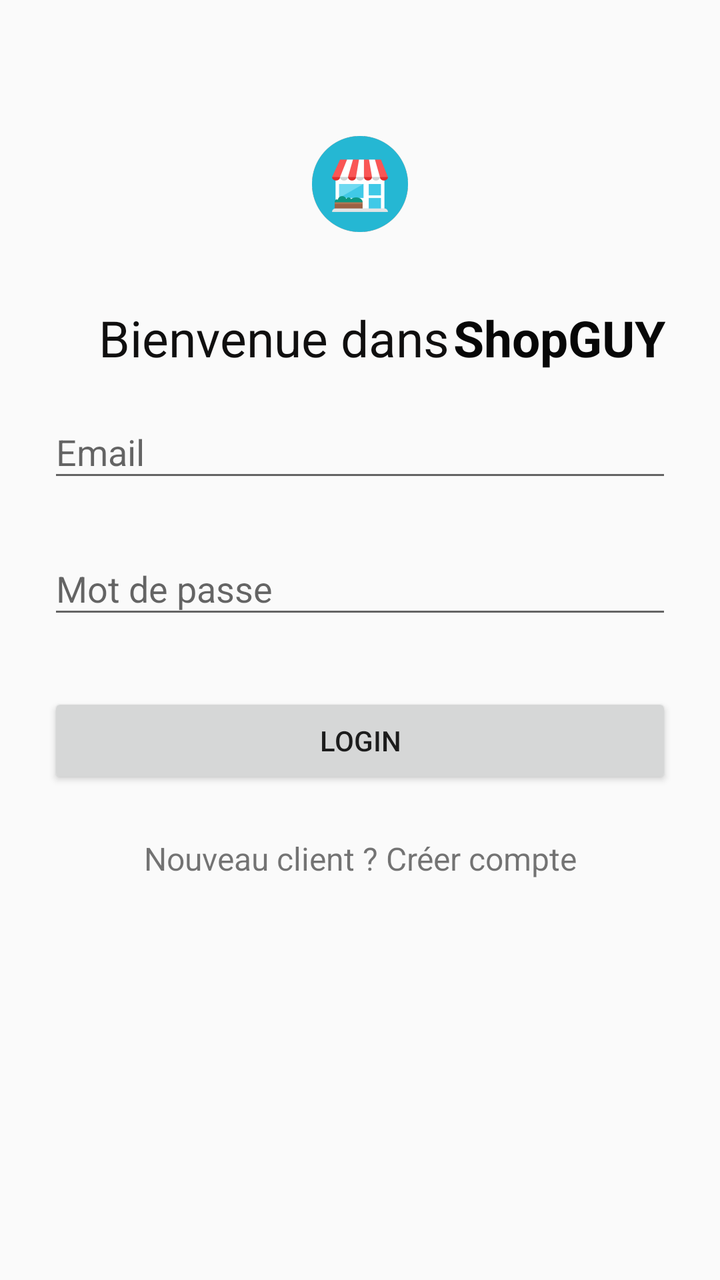
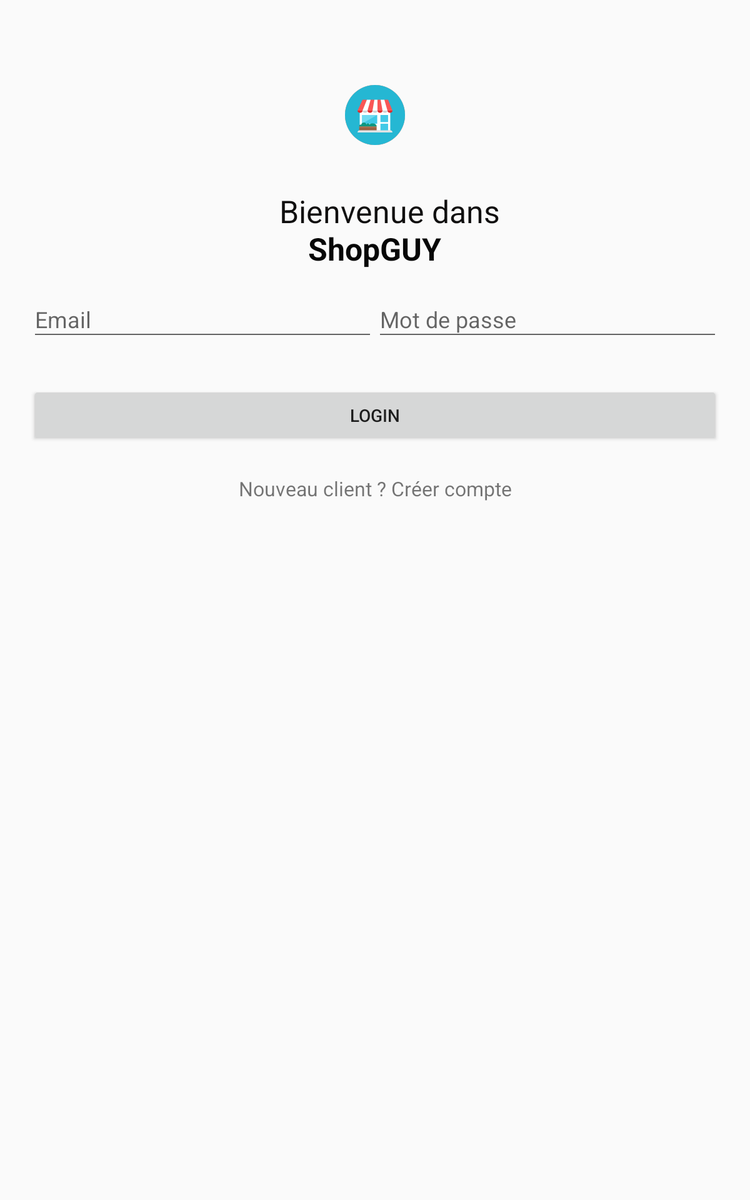

One screen, two layout resources from the same app: the default and the author's alternative for another configuration. Each is rendered where Android would select it; the XML of both is given below.
<!-- AndroidManifest.xml: activity theme AppTheme -->
<!-- res/layout/activity_login.xml -->
<?xml version="1.0" encoding="utf-8"?>

<ScrollView xmlns:android="http://schemas.android.com/apk/res/android"
    android:layout_width="fill_parent"
    android:layout_height="fill_parent"
    android:fitsSystemWindows="true">

    <LinearLayout
        android:layout_width="match_parent"
        android:layout_height="wrap_content"
        android:orientation="vertical"
        android:paddingLeft="24dp"
        android:paddingRight="24dp"
        android:paddingTop="56dp"
        android:weightSum="1">

        <ImageView
            android:layout_width="wrap_content"
            android:layout_height="72dp"
            android:layout_gravity="center_horizontal"
            android:layout_marginBottom="24dp"
            android:src="@mipmap/ic_launcher" />

        

        <LinearLayout
            android:orientation="horizontal"
            android:layout_width="match_parent"
            android:layout_height="match_parent"
            android:weightSum="1">

            <TextView
                android:layout_width="wrap_content"
                android:layout_height="wrap_content"
                android:text="    Bienvenue dans"
                android:id="@+id/textView4"
                android:height="30dp"
                android:textColor="#100f0f"
                android:textSize="25dp"
                android:layout_weight="0.41" />

            <TextView
                android:layout_width="wrap_content"
                android:layout_height="wrap_content"
                android:text="ShopGUY"
                android:id="@+id/textView5"
                android:textSize="25dp"
                android:textColor="#070707"
                android:textStyle="bold" />
        </LinearLayout>

        <android.support.design.widget.TextInputLayout
            android:layout_width="match_parent"
            android:layout_height="wrap_content"
            android:layout_marginBottom="8dp"
            android:layout_marginTop="8dp">

            <EditText
                android:id="@+id/input_email"
                android:layout_width="match_parent"
                android:layout_height="wrap_content"
                android:hint="Email"
                android:inputType="textEmailAddress" />
        </android.support.design.widget.TextInputLayout>

        
        <android.support.design.widget.TextInputLayout
            android:layout_width="match_parent"
            android:layout_height="wrap_content"
            android:layout_marginBottom="8dp"
            android:layout_marginTop="8dp">

            <EditText
                android:id="@+id/input_password"
                android:layout_width="match_parent"
                android:layout_height="wrap_content"
                android:hint="Mot de passe"
                android:inputType="textPassword" />
        </android.support.design.widget.TextInputLayout>

        <android.support.v7.widget.AppCompatButton
            android:id="@+id/btn_login"
            android:layout_width="fill_parent"
            android:layout_height="wrap_content"
            android:layout_marginBottom="24dp"
            android:layout_marginTop="24dp"
            android:padding="12dp"
            android:text="Login" />

        <TextView
            android:id="@+id/link_signup"
            android:layout_width="fill_parent"
            android:layout_height="wrap_content"
            android:layout_marginBottom="24dp"
            android:gravity="center"
            android:text="Nouveau client ? Créer compte"
            android:textSize="16dip" />

    </LinearLayout>
</ScrollView>
<!-- resources referenced by this layout -->
<resources>
  <!-- mipmap ic_launcher: png bitmap (mipmap-hdpi, 3818 bytes) -->
  <style name="AppTheme" parent="Theme.AppCompat.Light.NoActionBar">
          
          <item name="colorPrimary">@color/orange</item>
          <item name="colorPrimaryDark">@android:color/holo_orange_dark</item>
          
          <item name="colorAccent">@color/colorAccent</item>
      </style>
  <color name="orange">#FA0</color>
  <color name="colorAccent">#FF4081</color>
</resources>
<!-- res/layout-sw600dp/activity_login.xml (the author's variant of the layout above) -->
<!-- drawn on a 7-inch tablet held upright -->
<?xml version="1.0" encoding="utf-8"?>

<ScrollView xmlns:android="http://schemas.android.com/apk/res/android"
    android:layout_width="fill_parent"
    android:layout_height="fill_parent"
    android:fitsSystemWindows="true">

    <LinearLayout
        android:layout_width="match_parent"
        android:layout_height="wrap_content"
        android:orientation="vertical"
        android:paddingLeft="24dp"
        android:paddingRight="24dp"
        android:paddingTop="56dp"
        android:weightSum="1">

        <ImageView
            android:layout_width="wrap_content"
            android:layout_height="72dp"
            android:layout_gravity="center_horizontal"
            android:layout_marginBottom="24dp"
            android:src="@mipmap/ic_launcher" />

        



            <TextView
                android:layout_width="wrap_content"
                android:layout_height="wrap_content"

                android:text="    Bienvenue dans"
                android:id="@+id/textView4"
                android:height="30dp"
                android:textColor="#100f0f"
                android:textSize="25dp"
                android:layout_weight="0.41"
                android:layout_gravity="center_horizontal" />

            <TextView
                android:layout_width="wrap_content"
                android:layout_height="wrap_content"
                android:layout_toLeftOf="@+id/textView4"
                android:text="ShopGUY"
                android:id="@+id/textView5"
                android:textSize="25dp"
                android:textColor="#070707"
                android:textStyle="bold"
                android:layout_gravity="center_horizontal" />

    <LinearLayout
        android:orientation="horizontal"
        android:layout_width="match_parent"
        android:layout_height="match_parent"
        >
        <android.support.design.widget.TextInputLayout
            android:layout_width="wrap_content"
            android:layout_height="wrap_content"
            android:layout_weight="1"
            android:layout_marginBottom="8dp"
            android:layout_marginTop="8dp">

            <EditText
                android:id="@+id/input_email"
                android:layout_width="match_parent"
                android:layout_height="wrap_content"
                android:hint="Email"
                android:inputType="textEmailAddress" />
        </android.support.design.widget.TextInputLayout>


        
        <android.support.design.widget.TextInputLayout
            android:layout_width="wrap_content"
            android:layout_height="wrap_content"
            android:layout_weight="1"
            android:layout_marginBottom="8dp"
            android:layout_marginTop="8dp">

            <EditText
                android:id="@+id/input_password"
                android:layout_width="match_parent"
                android:layout_height="wrap_content"
                android:hint="Mot de passe"
                android:inputType="textPassword" />
        </android.support.design.widget.TextInputLayout>

    </LinearLayout>
        <android.support.v7.widget.AppCompatButton
            android:id="@+id/btn_login"
            android:layout_width="fill_parent"
            android:layout_height="wrap_content"
            android:layout_marginBottom="24dp"
            android:layout_marginTop="24dp"
            android:padding="12dp"
            android:text="Login" />

        <TextView
            android:id="@+id/link_signup"
            android:layout_width="fill_parent"
            android:layout_height="wrap_content"
            android:layout_marginBottom="24dp"
            android:gravity="center"
            android:text="Nouveau client ? Créer compte"
            android:textSize="16dip" />

    </LinearLayout>
</ScrollView>
